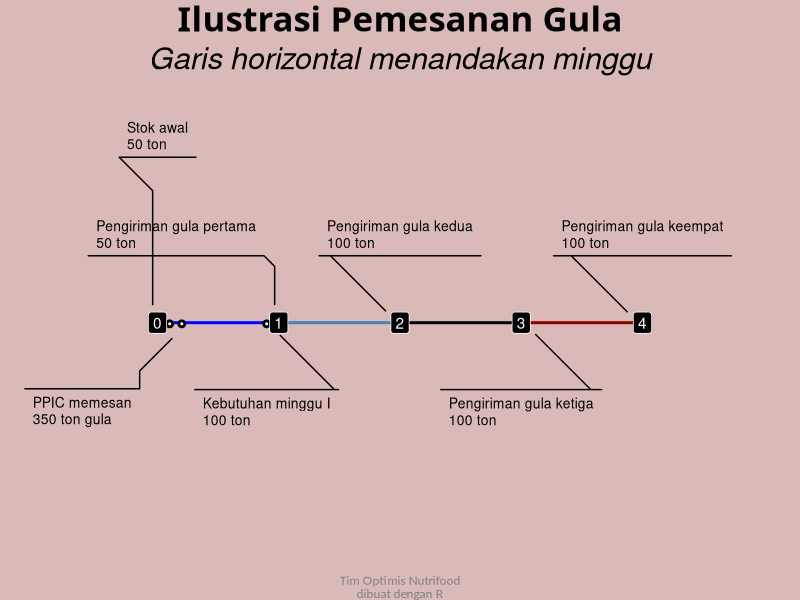

Source code (R):
setwd("~/Documents/Live-Session-Nutrifood-R/LEFO Market Research/Optimization")

library(dplyr)
library(ggforce)
library(reshape2)

rm(list=ls())

jadwal = readxl::read_excel("ppic.xlsx", sheet = "Contoh Kasus")

jadwal %>% 
  ggplot(aes(x = minggu, label = label, fill = minggu)) +
  
  annotate("segment", x = 0, xend = 1, y = 0, yend = 0, size = 1, color = "blue")+
  annotate("segment", x = 1, xend = 2, y = 0, yend = 0, size = 1, color = "steelblue") +
  annotate("segment", x = 2, xend = 3, y = 0, yend = 0, size = 1, color = "black") +
  annotate("segment", x = 3, xend = 4, y = 0, yend = 0, size = 1, color = "darkred") +

  geom_point(aes(y = -.1), size = 1, shape = 21, stroke = 1.5, fill = "white") +
  
  geom_label(aes(y = 0, label = label_minggu),
             fill = "black",
             color = "white") +
  
  geom_mark_circle(aes(y = 0, label = NA, description = label, fill = event), 
                   con.cap = -1, fill = NA, color = NA, label.fontsize = 10, label.hjust = 0,
                   label.fill = NA,
                   con.size = 0.5, con.border = "one",
                   con.type = "elbow") +

  labs(title = "Ilustrasi Pemesanan Gula",
       subtitle = "Garis horizontal menandakan minggu",
       caption = "Tim Optimis Nutrifood\ndibuat dengan R")+
  
  theme_void() +
  
  theme(legend.position = "none",
        plot.background = element_rect(fill = "#d9bab8", color = NA),
        plot.title = element_text(hjust = 0.5, face = "bold", size = 25, family = "Patua"),
        plot.subtitle = element_text(hjust = 0.5, face = "italic", size = 22),
        plot.caption = element_text(hjust = 0.5, color = "grey50", family = "Lato")) +
  xlim(-1,5)+ ylim(-20,20)

ggsave("ilustrasi.png", width = 15, height = 7)
